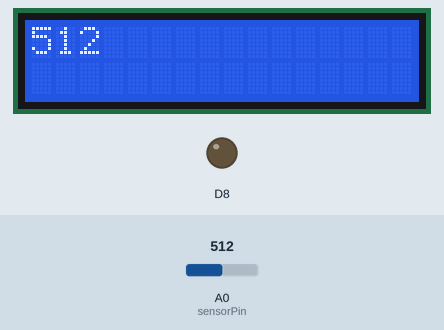
Simulated run of this sketch. Board: ESP8266 (NodeMCU). Parts: 16×2 character LCD, output pins drawn as LEDs (lit = HIGH). Dashed ring = blinking. Inputs (shaded band) come from the test bench; at power-on: A0 (sensorPin) = 512. WiFi joins after 1.5 s; servers stay silent unless stated.

Above: at 1.9 s.
At 3.0 s:
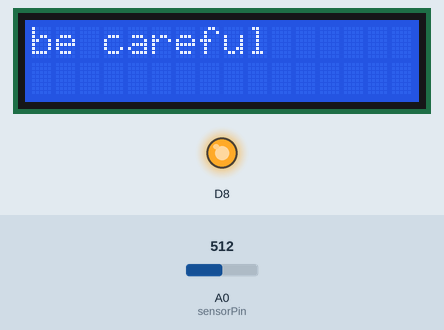
3.1 s: A0 (sensorPin) set to 810
At 4.6 s:
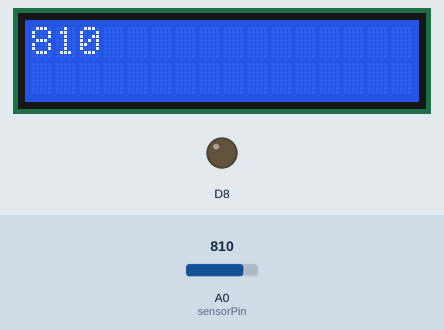
9.1 s: A0 (sensorPin) set to 490
At 10.6 s:
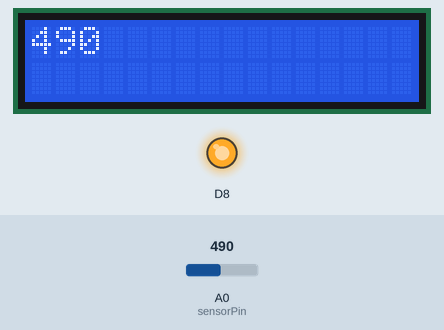
12.3 s: A0 (sensorPin) set to 517
At 14.5 s:
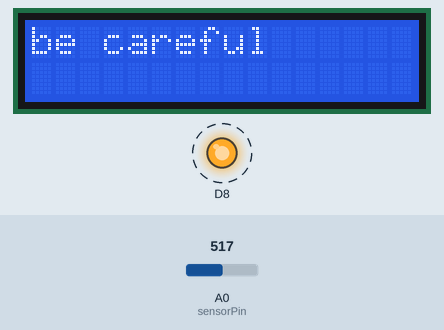
Timing chart, 0 to 21.4 s (numbered marks = the images above; inputs shaded):
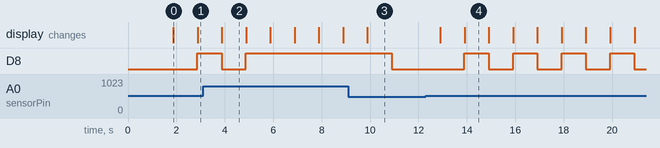

The sketch:

LC.ino
```cpp
#define BLYNK_PRINT Serial
#include<LiquidCrystal.h>


#include <ESP8266WiFi.h>
#include <BlynkSimpleEsp8266.h>
LiquidCrystal lcd(D0,D1,D4,D5,D6,D7);

// You should get Auth Token in the Blynk App.
// Go to the Project Settings (nut icon).
char auth[] = "937742cd741c4c42b71aa938bed62533";

// Your WiFi credentials.
// Set password to "" for open networks.
char ssid[] = "Ali akber";
char pass[] = "alialiali";
const int buttonInput=D2;
int statusIn=0;
int sensorValue=0;
int sensorPin = A0;
void setup()
{
  // Debug console
  Serial.begin(9600);

  Blynk.begin(auth, ssid, pass);
  lcd.begin(16,2);
  pinMode(buttonInput,INPUT);
  pinMode(D8,OUTPUT);
}

void loop()
{
  Blynk.run();
  //atusIn=digitalRead(buttonInput);st
   sensorValue = analogRead(sensorPin);

    printHello();
    if(sensorValue>500&&sensorValue<800){digitalWrite(D8,HIGH);lcd.clear();lcd.print("be careful");delay(1000);}
    else{digitalWrite(D8,LOW);}

    if(sensorValue>800){digitalWrite(D8,HIGH);lcd.clear();lcd.print("Dangerous");delay(1000);}
    else{digitalWrite(D8,LOW);}


  }
 void printHello(){
  lcd.clear();
  lcd.print(sensorValue);
  delay(1000);
  }
```

Measured:
- the behaviour switches between 500 and 501 on A0 (sensorPin) (found by bisection; images 3 and 4)
- after the input at 3.1 s, D8: goes on until 4.9 s, then stays HIGH; the display: changes after 0.77 s (image 2)
- after the input at 9.1 s, D8: HIGH → LOW after 1.8 s; the display: changes after 0.79 s (image 3)
- after the input at 12.3 s, D8: alternates HIGH for 1.0 s and LOW for 1.0 s, starting after 1.6 s; the display: first changes after 0.60 s (image 4 shows a later state)
- what the display in image 0 shows lasts 1.0 s, from 1.9 s to 2.9 s
